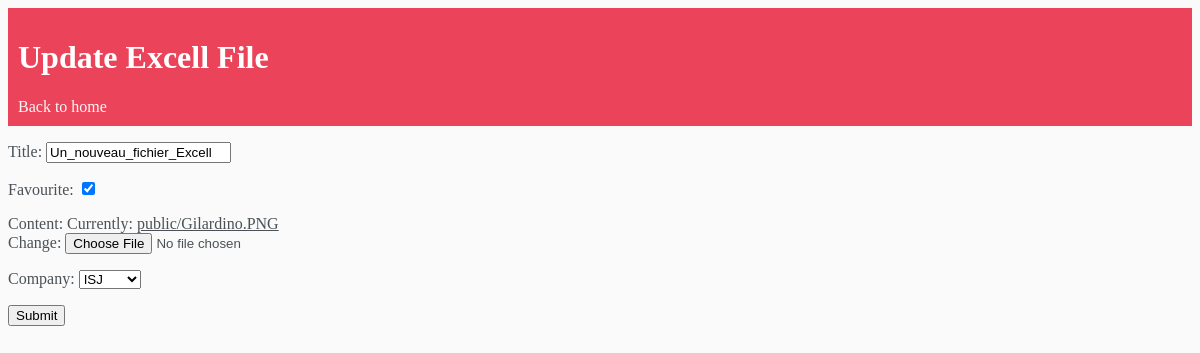
Page /file_update/6/ (signed in) on the committed database.
### basefinale/models.py (models this page shows, shortened)
class Fichier(models.Model):
    user = models.ForeignKey(User, on_delete=models.CASCADE)
    title = models.CharField(unique=True,max_length=200)
    favourite = models.BooleanField()
    upload_date = models.DateField(auto_now_add=True)
    content = models.FileField(upload_to='public', null=True)
    company = models.ForeignKey("Entreprise", on_delete=models.CASCADE)

### basefinale/views.py (the view)
# urls.py: path('file_update/<int:pk>/', FileUpdate.as_view(), name='file_update'),
class FileUpdate(LoginRequiredMixin, UpdateView):
    model = Fichier
    fields = ['title', 'favourite', 'content', 'company']
    success_url = reverse_lazy('files')
    template_name = 'basefinale/modifier_fichier.html'

### basefinale/models.py (called while the page is built)
    def __str__(self):
        return self.name

### basefinale/templates/basefinale/modifier_fichier.html (shortened to what this page needs)
{% extends 'basefinale/main.html' %}
{% block content %}
<div class="header-bar">
    <div>
        <h1>Update Excell File</h1>
    </div>
    <a href="{% url 'files' %}">Back to home</a>
</div>
<form method="POST" enctype="multipart/form-data">
    {{form.as_p}}
    <input type="submit" value="Submit">
</form>
{% endblock content %}

### basefinale/templates/basefinale/main.html (style rules this page uses)
body { background-color: #fafafa; font-family: Calibri; //padding-top: 0; }
h1, h2, h3, h4, h5, h6, { font-family: Calibri; }
a, p { color: #4b5156 }
.header-bar { //display: flex; justify-content: space-between; color: #fff; padding: 10px; //border-radius: 5px 5px 0 0; //background-color: linear-gradient(90deg, #EEA390 0%, #EB796F 43%, #EB796F 100%); background-color: #eb445a; }
.header-bar a { color: rgb(247, 247, 247); text-decoration: none; }

### rows in the picture
Fichier: title "Un_nouveau_fichier_Excell", favourite "☑", company "ISJ"
